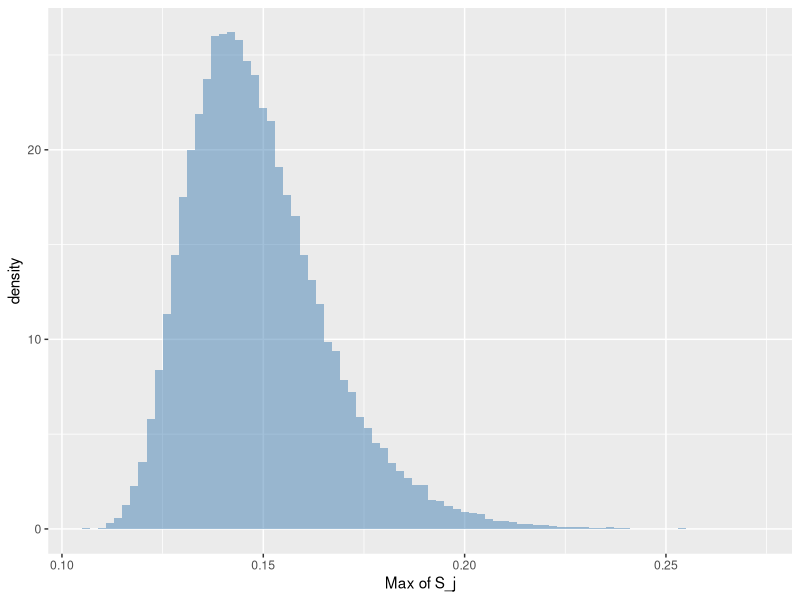

The R source for this figure: (Note: a time limit stopped this script after it produced the figure.)
### Distribution of maximum of S_j
### when w_i follows a Dirichlet
### Jeremy L Hour
### 15/06/2017

setwd("//ulysse/users/JL.HOUR/1A_These/A. Research/RegSynthProject/regsynth")
rm(list=ls())

### 0. Settings

### Load packages
library("MASS")
library("gtools")
library("ggplot2")

### Parameters
R = 50000
n1 = 12 # number of treated
n0 = 200 # number of controls

### 1. A first look
set.seed(18041991)

alpha = rep(.5, n0) # It gives a lot of positive and negative weights, which is similar to what we have with our penalization type
data = vector(length=R)

for(r in 1:R){
  draw = rdirichlet(n1, alpha)
  Sj = apply(draw,2,sum)
  data[r] = max(Sj)
}

data = data.frame("max"=data)

ggplot(data, aes(x=max)) + 
  geom_histogram(binwidth = .002, alpha=.5, position='identity',fill="steelblue", aes(y = ..density..)) +
  scale_x_continuous(name="Max of S_j") +
  theme(plot.title = element_text(lineheight=.8, face="bold"),legend.position="none")

print(quantile(data[,"max"], probs = c(.95,.975,.99)))

### Further study
# Here we move n1 and n0
set.seed(18041991)
R = 10000
N1 = c(10,20,50,80,100,150,200)
N0 = c(10,20,50,80,100,150,200)

sim = array(dim=c(length(N1),length(N0),R))
QTable = data.frame("N1"=integer(),
                    "N0"=integer(),
                    "Q95"=double(),
                    "Q975"=double(),
                    "Q99"=double())

for(i in 1:length(N0)){
  alpha = rep(.5, N0[i]) 
  for(j in 1:length(N1)){
    
    for(r in 1:R){
      draw = rdirichlet(N1[j], alpha)
      Sj = apply(draw,2,sum)
      sim[j,i,r] = max(Sj)/N1[j] #max normalized by treated group size
    }
    QTable = rbind(QTable,
                   c(N0[i],N1[j],quantile(sim[j,i,], probs = c(.95,.975,.99)))
                   )
    print(paste("N1 count:",100*j/length(N1)))
  }
  print(paste("N0 count:",100*i/length(N0)))
}

colnames(QTable)=c("N1","N0","Q95","Q975","Q99")

### Final Table
FTable = matrix(nrow=length(N1), ncol=length(N0))
for(i in 1:length(N0)){
  for(j in 1:length(N1)){
    FTable[j,i] = QTable[which(QTable[,"N1"]==N1[j] & QTable[,"N0"]==N0[i]),"Q95"]
  }
}

heatmap(FTable)
